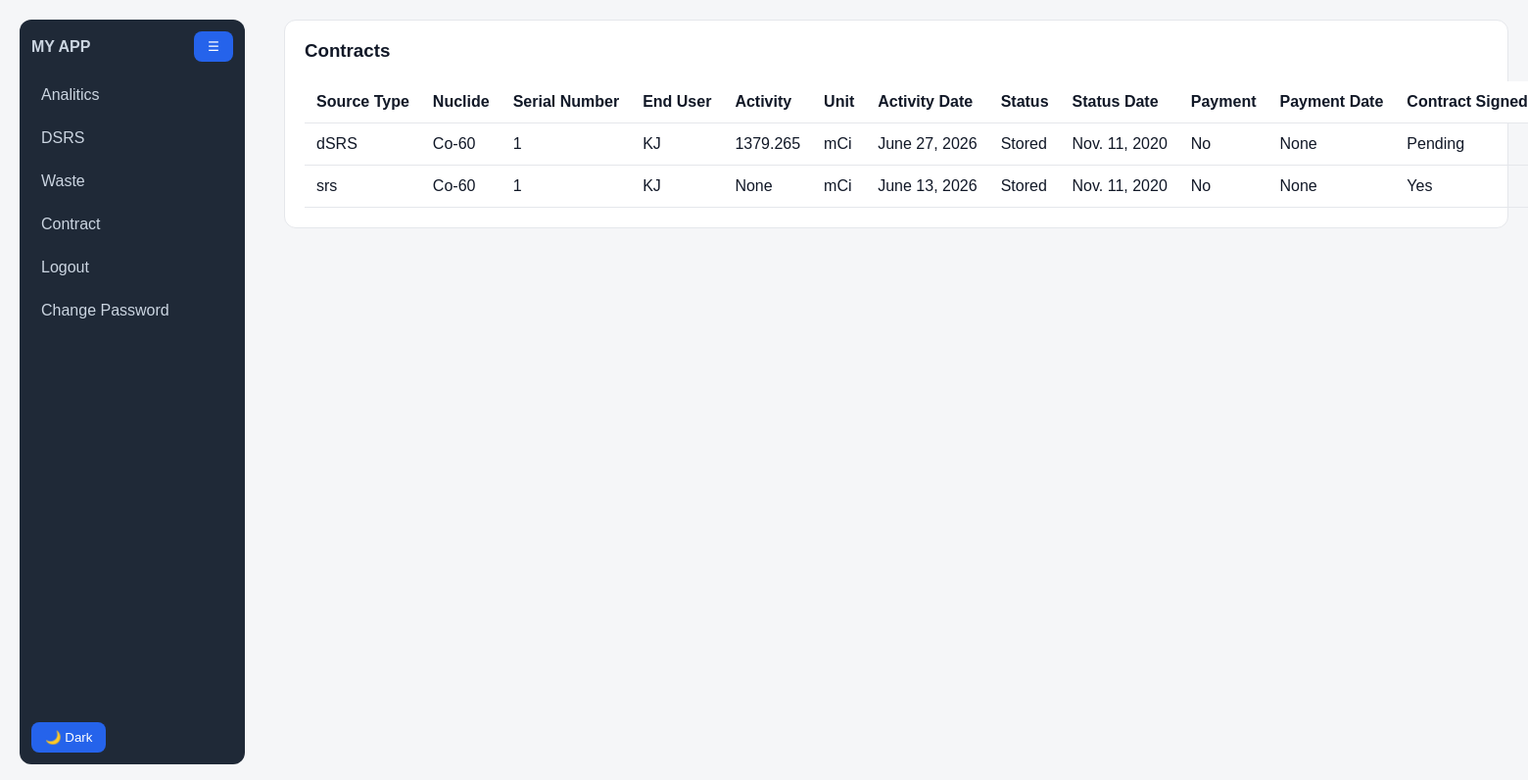
The page /contract/ (signed in) on the database as committed earlier.
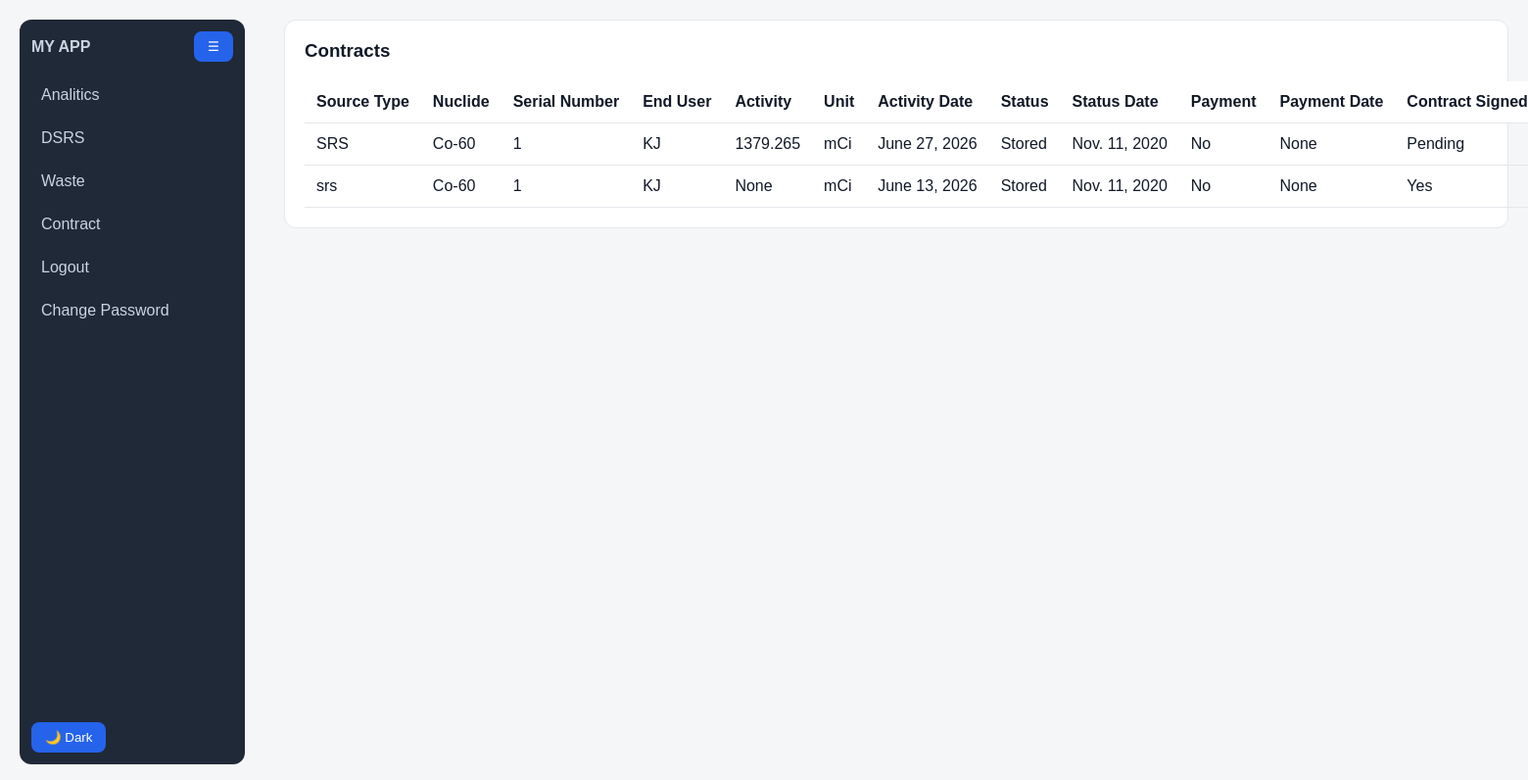
The same page on the database as committed later.
### contract/models.py (models this page shows, shortened)
class Contract(models.Model):
    dsrs = models.ForeignKey(
    "dashboard.DSRS",
    on_delete=models.CASCADE,
    related_name="contracts"
)
    Source_Type = models.CharField(max_length=10)
    status = models.CharField(max_length=50)
    status_date = models.DateField()
    facility = models.CharField(max_length=200)
    serial_number = models.CharField(max_length=100)
    nuclide = models.CharField(max_length=100)
    activity = models.FloatField(null=True, blank=True)
    activity_unit = models.CharField(max_length=20, null=True, blank=True)
    activity_date = models.DateField(null=True, blank=True)
    contract_signed = models.BooleanField(default=False)
    contract_signed_date = models.DateField(null=True, blank=True)
    payment_done = models.BooleanField(default=False)
    payment_date = models.DateField(null=True, blank=True)
    licence_valid = models.BooleanField(default=False)
    licence_issue_date = models.DateField(null=True, blank=True)
    created_at = models.DateTimeField(auto_now_add=True)
    history = HistoricalRecords()

### contract/views.py (the view)
# urls.py: path('', views.contract_index, name='contract_index'),
def contract_index(request):
    contracts = Contract.objects.all().order_by('-created_at')
    return render(request, 'contract/index.html', {
        'contracts': contracts
    })

### templates/contract/index.html (shortened to what this page needs)
{% extends 'base.html' %}
{% load static %}
{% load crispy_forms_tags %}
{% block content %}
<div class="content">
    <div style="display:flex; justify-content:space-between; align-items:center; margin-bottom:20px;">
        <h3>Contracts</h3>
    </div>
    <div class="table-responsive">
        <table class="table table-bordered table-hover">
            <thead class="table-light">
                <tr>
                    <th>Source Type</th>
                    <th>Nuclide</th>
                    <th>Serial Number</th>
                    <th>End User</th>
                    <th>Activity</th>
                    <th>Unit</th>
                    <th>Activity Date</th>
                    <th>Status</th>
                    <th>Status Date</th>
                    <th>Payment</th>
                    <th>Payment Date</th>
                    <th>Contract Signed</th>
                </tr>
            </thead>
            <tbody>
                {% for c in contracts %}
                <tr>
                    <td>{{ c.Source_Type }}</td>
                    <td>{{ c.nuclide }}</td>
                    <td>{{ c.serial_number }}</td>
                    <td>{{ c.facility }}</td>
                    <td>{{ c.activity }}</td>
                    <td>{{ c.activity_unit }}</td>
                    <td>{{ c.activity_date }}</td>
                    <td>
                        <span class="badge bg-success">
                            {{ c.status }}
                        </span>
                    </td>
                    <td>{{ c.status_date }}</td>
                    <td>
                        {% if c.payment_done %}
                            <span class="badge bg-success">Yes</span>
                        {% else %}
                            <span class="badge bg-danger">No</span>
                        {% endif %}
                    </td>
                    <td>{{ c.payment_date }}</td>
                    <td>
                        {% if c.contract_signed %}
                            <span class="badge bg-success">Yes</span>
                        {% else %}
                            <span class="badge bg-warning text-dark">Pending</span>
                        {% endif %}
                    </td>
                </tr>
                {% empty %}
                <tr>
                    <td colspan="14" style="text-align:center;">
                        No contracts found
                    </td>
                </tr>
                {% endfor %}
            </tbody>
        </table>
    </div>
</div>
{% endblock %}

Rows that differ between the two databases and show on the page:
changed Contract: Source_Type "dSRS" → "SRS"
